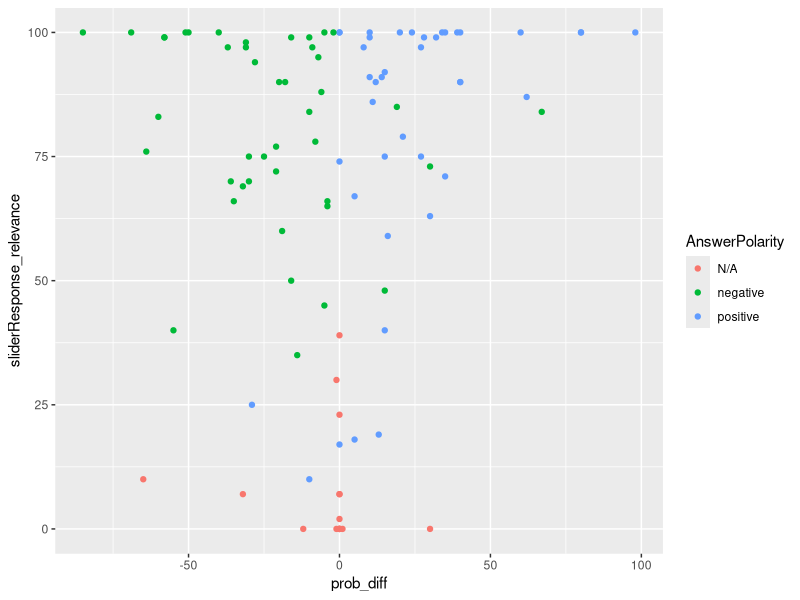

The R source for this figure:
library(tidyverse)

d <- read_csv("../results/pilot/results_80_relevance-answers_pilot_0.2.csv") 

# 16 participants
d %>% pull(submission_id) %>% unique() %>% length()

# trial types per participant okay, except one main trial missing
d %>% group_by(TrialType, submission_id) %>% 
  summarize(n()) %>% View()

# everybody should see 10 different vignettes as main trials
# => correct, except one main trial missing
d %>% filter(TrialType == "main") %>% 
  group_by(submission_id) %>% 
  summarize(unique(StimID) %>% length()) %>% View()

# Each participant sees four `high_certainty` and four `low_certainty` trials, 
# as well as two `non_answer` trials.
# => ???
d %>% filter(TrialType == "main") %>% 
  group_by(AnswerCertainty, submission_id) %>% 
  summarize(n()/3) %>% View()
  
# first plotting
d_wrangled <-
  d %>% 
  filter(TrialType == "main") %>% 
  # exclude beta-testers
  filter(submission_id >=3009) %>% 
  pivot_wider(
    c(submission_id, StimID, AnswerCertainty, AnswerPolarity, ContextType), 
    names_from = TaskType, 
    values_from = c(sliderResponse, confidence)
    ) %>% 
  mutate(prob_diff = sliderResponse_posterior-sliderResponse_prior)

d_wrangled %>% 
  ggplot(aes(x = prob_diff, y = sliderResponse_relevance, color = AnswerPolarity)) + 
  geom_point()
  

